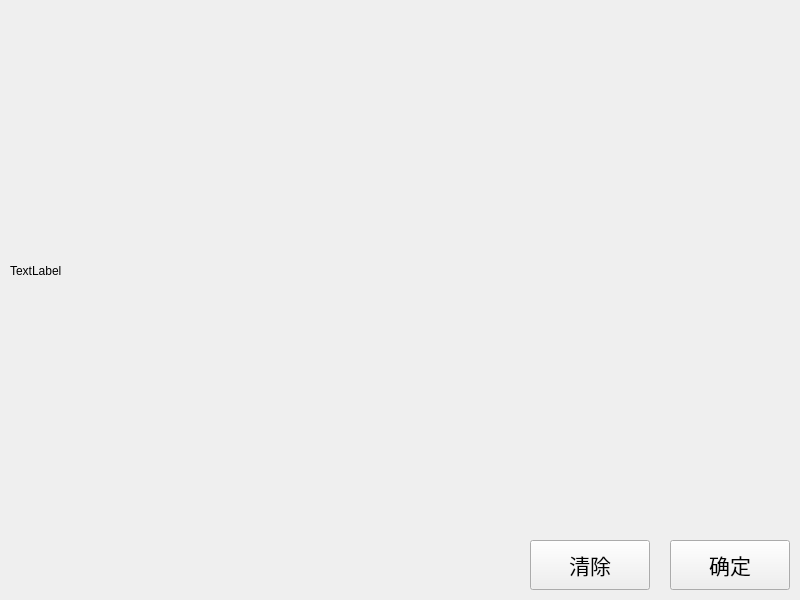
<?xml version="1.0" encoding="UTF-8"?>
<ui version="4.0">
 <class>set_roi_model</class>
 <widget class="QWidget" name="set_roi_model">
  <property name="geometry">
   <rect>
    <x>0</x>
    <y>0</y>
    <width>800</width>
    <height>600</height>
   </rect>
  </property>
  <property name="windowTitle">
   <string>新建模型</string>
  </property>
  <widget class="QWidget" name="widget" native="true">
   <property name="geometry">
    <rect>
     <x>10</x>
     <y>10</y>
     <width>781</width>
     <height>521</height>
    </rect>
   </property>
   <widget class="QLabel" name="label">
    <property name="geometry">
     <rect>
      <x>0</x>
      <y>0</y>
      <width>781</width>
      <height>521</height>
     </rect>
    </property>
    <property name="text">
     <string>TextLabel</string>
    </property>
    <property name="scaledContents">
     <bool>true</bool>
    </property>
   </widget>
  </widget>
  <widget class="QPushButton" name="button_ok">
   <property name="geometry">
    <rect>
     <x>670</x>
     <y>540</y>
     <width>120</width>
     <height>50</height>
    </rect>
   </property>
   <property name="font">
    <font>
     <family>微软雅黑</family>
     <pointsize>16</pointsize>
    </font>
   </property>
   <property name="text">
    <string>确定</string>
   </property>
  </widget>
  <widget class="QPushButton" name="button_clear">
   <property name="geometry">
    <rect>
     <x>530</x>
     <y>540</y>
     <width>120</width>
     <height>50</height>
    </rect>
   </property>
   <property name="font">
    <font>
     <family>微软雅黑</family>
     <pointsize>16</pointsize>
    </font>
   </property>
   <property name="text">
    <string>清除</string>
   </property>
  </widget>
 </widget>
 <resources/>
 <connections/>
</ui>
